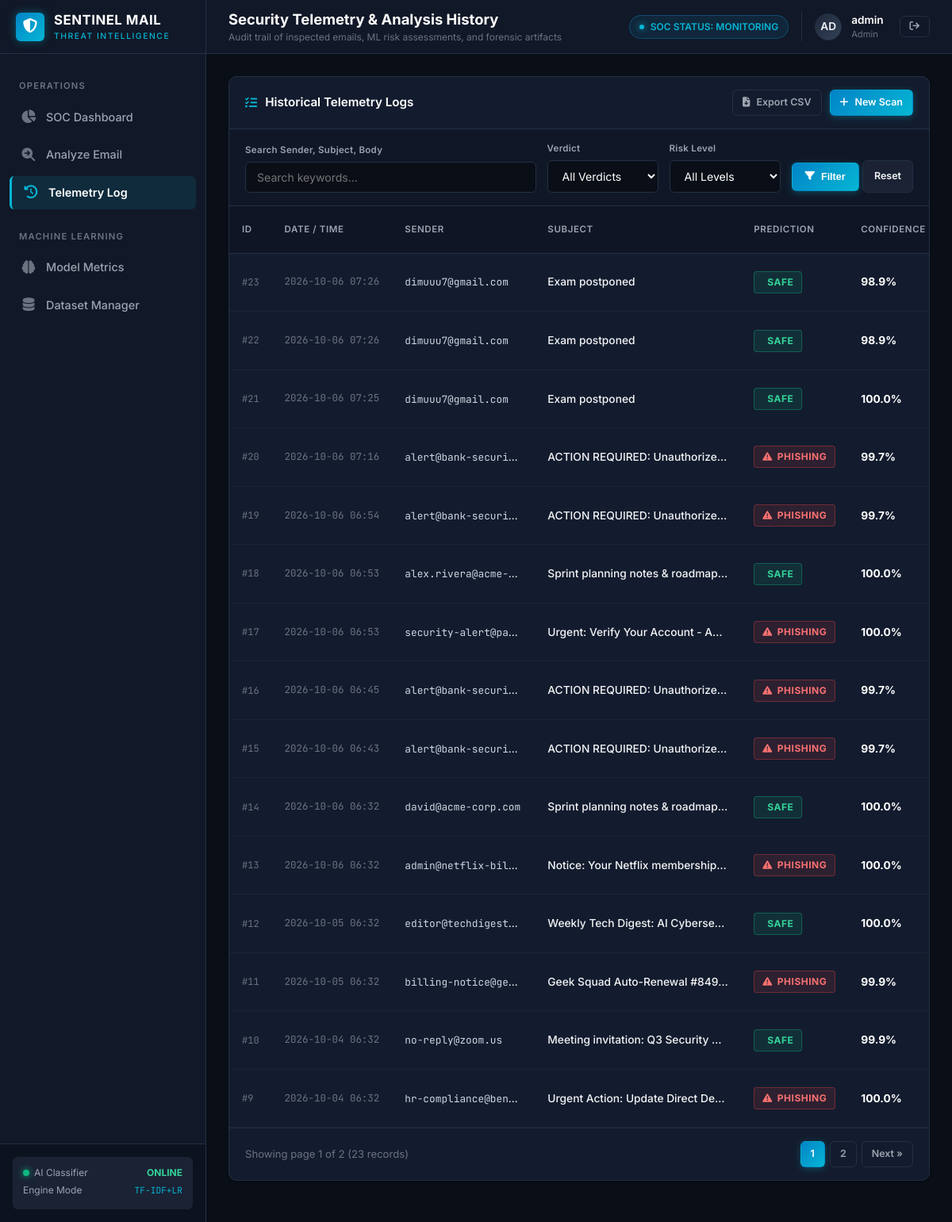
Screenshot of /history (signed in) with the database file from the repository.
### models.py (models this page shows, shortened)
class User(db.Model):
    __tablename__ = "users"
    id = db.Column(db.Integer, primary_key=True)
    username = db.Column(db.String(80), unique=True, nullable=False, index=True)
    email = db.Column(db.String(120), unique=True, nullable=False, index=True)
    password_hash = db.Column(db.String(256), nullable=False)
    role = db.Column(db.String(20), default="analyst")
    created_at = db.Column(db.DateTime, default=utc_now)

class EmailAnalysis(db.Model):
    __tablename__ = "email_analyses"
    id = db.Column(db.Integer, primary_key=True)
    sender = db.Column(db.String(255), nullable=True)
    subject = db.Column(db.String(255), nullable=True)
    body = db.Column(db.Text, nullable=False)
    prediction = db.Column(db.String(20), nullable=False)  # "PHISHING" or "SAFE"
    confidence = db.Column(db.Float, nullable=False)       # 0.0 to 100.0%
    risk_score = db.Column(db.Integer, nullable=False)     # 0 to 100
    risk_level = db.Column(db.String(20), nullable=False)  # "LOW", "MEDIUM", "HIGH", "CRITICAL"
    detected_keywords_json = db.Column(db.Text, nullable=True)
    url_analysis_json = db.Column(db.Text, nullable=True)
    structural_analysis_json = db.Column(db.Text, nullable=True)
    explanation_json = db.Column(db.Text, nullable=True)
    model_used = db.Column(db.String(50), default="Logistic Regression")
    user_id = db.Column(db.Integer, db.ForeignKey("users.id"), nullable=True)
    created_at = db.Column(db.DateTime, default=utc_now, index=True)

### app.py (the view)
    @app.route("/history")
    @login_required
    def history():
        filter_status = request.args.get("status", "ALL")
        filter_risk = request.args.get("risk", "ALL")
        query_text = request.args.get("q", "").strip()
        page = request.args.get("page", 1, type=int)
        per_page = 15
        query = EmailAnalysis.query
        if filter_status in ["PHISHING", "SAFE"]:
            query = query.filter_by(prediction=filter_status)
        if filter_risk in ["LOW", "MEDIUM", "HIGH", "CRITICAL"]:
            query = query.filter_by(risk_level=filter_risk)
        if query_text:
            query = query.filter(
                (EmailAnalysis.subject.ilike(f"%{query_text}%")) |
                (EmailAnalysis.sender.ilike(f"%{query_text}%")) |
                (EmailAnalysis.body.ilike(f"%{query_text}%"))
            )
        pagination = query.order_by(EmailAnalysis.created_at.desc()).paginate(
            page=page, per_page=per_page, error_out=False
        )
        return render_template(
            "history.html",
            pagination=pagination,
            filter_status=filter_status,
            filter_risk=filter_risk,
            query_text=query_text
        )

### templates/history.html (shortened to what this page needs)
{% extends "base.html" %}
{% block page_title %}Security Telemetry & Analysis History{% endblock %}
{% block page_subtitle %}Audit trail of inspected emails, ML risk assessments, and forensic artifacts{% endblock %}
{% block content %}
<div class="soc-card">
    <div class="card-header">
        <div class="card-header-title">
            <i class="fa-solid fa-list-check"></i>
            Historical Telemetry Logs
        </div>
        <div style="display: flex; gap: 10px;">
            <a href="{{ url_for('export_history') }}" class="btn btn-outline btn-sm">
                <i class="fa-solid fa-file-arrow-down"></i> Export CSV
            </a>
            <a href="{{ url_for('analyze') }}" class="btn btn-primary btn-sm">
                <i class="fa-solid fa-plus"></i> New Scan
            </a>
        </div>
    </div>
    <div style="padding: 16px 20px; background-color: rgba(10, 14, 23, 0.3); border-bottom: 1px solid var(--border-color);">
        <form method="GET" action="{{ url_for('history') }}" style="display: flex; flex-wrap: wrap; gap: 14px; align-items: flex-end;">
            <div style="flex: 1; min-width: 220px;">
                <label class="form-label" style="font-size: 0.72rem;">Search Sender, Subject, Body</label>
                <div style="position: relative;">
                    <input type="text" name="q" class="form-control" placeholder="Search keywords..." value="{{ query_text }}">
                </div>
            </div>
            <div style="width: 140px;">
                <label class="form-label" style="font-size: 0.72rem;">Verdict</label>
                <select name="status" class="form-control">
                    <option value="ALL" {% if filter_status == 'ALL' %}selected{% endif %}>All Verdicts</option>
                </select>
            </div>
            <div style="width: 140px;">
                <label class="form-label" style="font-size: 0.72rem;">Risk Level</label>
                <select name="risk" class="form-control">
                    <option value="ALL" {% if filter_risk == 'ALL' %}selected{% endif %}>All Levels</option>
                </select>
            </div>
            <div>
                <button type="submit" class="btn btn-primary btn-sm" style="padding: 10px 16px;">
                    <i class="fa-solid fa-filter"></i> Filter
                </button>
                <a href="{{ url_for('history') }}" class="btn btn-secondary btn-sm" style="padding: 10px 14px;">
                    Reset
                </a>
            </div>
        </form>
    </div>
    <div class="soc-table-container">
        <table class="soc-table">
            <thead>
                <tr>
                    <th>ID</th>
                    <th>Date / Time</th>
                    <th>Sender</th>
                    <th>Subject</th>
                    <th>Prediction</th>
                    <th>Confidence</th>
                </tr>
            </thead>
            <tbody>
                {% for item in pagination.items %}
                <tr>
                    <td class="mono" style="font-size: 0.75rem; color: var(--text-dim);">#{{ item.id }}</td>
                    <td class="mono" style="font-size: 0.78rem; color: var(--text-dim); white-space: nowrap;">
                        {{ item.created_at.strftime('%Y-%m-%d %H:%M') }}
                    </td>
                    <td style="max-width: 180px; overflow: hidden; text-overflow: ellipsis; white-space: nowrap;">
                        <span class="mono" style="font-size: 0.8rem; color: #cbd5e1;">{{ item.sender or 'Unknown' }}</span>
                    </td>
                    <td style="max-width: 260px; overflow: hidden; text-overflow: ellipsis; white-space: nowrap; font-weight: 500;">
                        {{ item.subject or '(No Subject)' }}
                    </td>
                    <td>
                        {% if item.prediction == 'PHISHING' %}
                            <span class="badge badge-phishing"><i class="fa-solid fa-triangle-exclamation"></i> PHISHING</span>
                        {% else %}
                            <span class="badge badge-safe"> SAFE</span>
                        {% endif %}
                    </td>
                    <td>
                        <strong style="color: #fff;">{{ item.confidence }}%</strong>
                    </td>
                </tr>
                {% else %}
                <tr>
                    <td colspan="8" style="text-align: center; color: var(--text-dim); padding: 48px;">
                        No telemetry records match the selected filter criteria.
                    </td>
                </tr>
                {% endfor %}
            </tbody>
        </table>
    </div>
    {% if pagination.pages > 1 %}
    <div style="padding: 16px 20px; display: flex; align-items: center; justify-content: space-between; border-top: 1px solid var(--border-color); font-size: 0.82rem;">
        <span style="color: var(--text-dim);">
            Showing page {{ pagination.page }} of {{ pagination.pages }} ({{ pagination.total }} records)
        </span>
        <div style="display: flex; gap: 6px;">
            {% for p in pagination.iter_pages(left_edge=2, right_edge=2, left_current=2, right_current=2) %}
                {% if p %}
                    {% if p == pagination.page %}
                        <span class="btn btn-primary btn-sm" style="pointer-events: none;">{{ p }}</span>
                    {% else %}
                        <a href="{{ url_for('history', page=p, status=filter_status, risk=filter_risk, q=query_text) }}" class="btn btn-outline btn-sm">
                            {{ p }}
                        </a>
                    {% endif %}
                {% else %}
                    <span style="padding: 6px 10px; color: var(--text-dim);">...</span>
                {% endif %}
            {% endfor %}
            {% if pagination.has_next %}
                <a href="{{ url_for('history', page=pagination.next_num, status=filter_status, risk=filter_risk, q=query_text) }}" class="btn btn-outline btn-sm">
                    Next &raquo;
                </a>
            {% endif %}
        </div>
    </div>
    {% endif %}
</div>
{% endblock %}

### templates/base.html (shortened to what this page needs)
<!DOCTYPE html>
<html lang="en">
<head>
    <link rel="stylesheet" href="https://cdnjs.cloudflare.com/ajax/libs/font-awesome/6.5.1/css/all.min.css">
    <link rel="stylesheet" href="{{ url_for('static', filename='css/style.css') }}">
</head>
<body>
    <div class="app-container">
        <aside class="sidebar" id="appSidebar">
            <div class="sidebar-header">
                <div class="brand-icon">
                    <i class="fa-solid fa-shield-halved"></i>
                </div>
                <div class="brand-title">
                    SENTINEL MAIL
                    <span>Threat Intelligence</span>
                </div>
            </div>
            <nav class="sidebar-nav">
                <div class="nav-section-title">Operations</div>
                <a href="{{ url_for('dashboard') }}" class="nav-item {% if request.endpoint == 'dashboard' %}active{% endif %}">
                    <i class="fa-solid fa-chart-pie"></i>
                    <span>SOC Dashboard</span>
                </a>
                <a href="{{ url_for('analyze') }}" class="nav-item {% if request.endpoint == 'analyze' %}active{% endif %}">
                    <i class="fa-solid fa-magnifying-glass-arrow-right"></i>
                    <span>Analyze Email</span>
                </a>
                <a href="{{ url_for('history') }}" class="nav-item {% if request.endpoint == 'history' %}active{% endif %}">
                    <i class="fa-solid fa-clock-rotate-left"></i>
                    <span>Telemetry Log</span>
                </a>
                <div class="nav-section-title" style="margin-top: 12px;">Machine Learning</div>
                <a href="{{ url_for('model_info') }}" class="nav-item {% if request.endpoint == 'model_info' %}active{% endif %}">
                    <i class="fa-solid fa-brain"></i>
                    <span>Model Metrics</span>
                </a>
                <a href="{{ url_for('dataset') }}" class="nav-item {% if request.endpoint == 'dataset' %}active{% endif %}">
                    <i class="fa-solid fa-database"></i>
                    <span>Dataset Manager</span>
                </a>
            </nav>
            <div class="sidebar-footer">
                <div class="system-status-box">
                    <div class="status-row">
                        <span><span class="status-indicator"></span>AI Classifier</span>
                        <strong style="color: #34d399;">ONLINE</strong>
                    </div>
                    <div class="status-row">
                        <span>Engine Mode</span>
                        <span class="mono" style="color: var(--accent-cyan); font-size: 0.7rem;">TF-IDF+LR</span>
                    </div>
                </div>
            </div>
        </aside>
        <div class="main-wrapper">
            <header class="top-navbar">
                <div class="page-title-box">
                    <h1 class="page-title">{% block page_title %}Security Operations Center{% endblock %}</h1>
                    <span class="page-subtitle">{% block page_subtitle %}Automated Phishing Telemetry & Analysis System{% endblock %}</span>
                </div>
                <div class="top-nav-actions">
                    <div class="soc-threat-badge">
                        <span class="live-pulse"></span>
                        <span>SOC STATUS: MONITORING</span>
                    </div>
                    {% if current_user %}
                    <div class="analyst-profile">
                        <div class="avatar">
                            {{ current_user.username[:2].upper() }}
                        </div>
                        <div class="analyst-info">
                            <span class="analyst-name">{{ current_user.username }}</span>
                            <span class="analyst-role">{{ current_user.role|capitalize }}</span>
                        </div>
                        <a href="{{ url_for('logout') }}" class="btn btn-outline btn-sm" title="Sign out" style="margin-left: 8px;">
                            <i class="fa-solid fa-arrow-right-from-bracket"></i>
                        </a>
                    </div>
                    {% endif %}
                </div>
            </header>
            <main class="content-body">
                {% block content %}{% endblock %}
            </main>
        </div>
    </div>
</body>
</html>

### rows the page displays
User: username "AD", username "admin", role "Admin"
EmailAnalysis: id "23", created_at "2026-10-06 07:26", sender "dimuuu7@gmail.com", subject "Exam postponed", prediction "SAFE", confidence "98.9"
EmailAnalysis: id "22", created_at "2026-10-06 07:26", sender "dimuuu7@gmail.com", subject "Exam postponed", prediction "SAFE", confidence "98.9"
EmailAnalysis: id "21", created_at "2026-10-06 07:25", sender "dimuuu7@gmail.com", subject "Exam postponed", prediction "SAFE", confidence "100.0"
EmailAnalysis: id "20", created_at "2026-10-06 07:16", sender "alert@bank-securi…", subject "ACTION REQUIRED: Unauthorize…", prediction "PHISHING" (drawn), confidence "99.7"
EmailAnalysis: id "19", created_at "2026-10-06 06:54", sender "alert@bank-securi…", subject "ACTION REQUIRED: Unauthorize…", prediction "PHISHING" (drawn), confidence "99.7"
EmailAnalysis: id "18", created_at "2026-10-06 06:53", sender "alex.rivera@acme-…", subject "Sprint planning notes & roadmap…", prediction "SAFE", confidence "100.0"
EmailAnalysis: id "17", created_at "2026-10-06 06:53", sender "security-alert@pa…", subject "Urgent: Verify Your Account - A…", prediction "PHISHING" (drawn), confidence "100.0"
EmailAnalysis: id "16", created_at "2026-10-06 06:45", sender "alert@bank-securi…", subject "ACTION REQUIRED: Unauthorize…", prediction "PHISHING" (drawn), confidence "99.7"
EmailAnalysis: id "15", created_at "2026-10-06 06:43", sender "alert@bank-securi…", subject "ACTION REQUIRED: Unauthorize…", prediction "PHISHING" (drawn), confidence "99.7"
EmailAnalysis: id "14", created_at "2026-10-06 06:32", sender "david@acme-corp.com", subject "Sprint planning notes & roadmap…", prediction "SAFE", confidence "100.0"
EmailAnalysis: id "13", created_at "2026-10-06 06:32", sender "admin@netflix-bil…", subject "Notice: Your Netflix membership…", prediction "PHISHING" (drawn), confidence "100.0"
EmailAnalysis: id "12", created_at "2026-10-05 06:32", sender "editor@techdigest…", subject "Weekly Tech Digest: AI Cyberse…", prediction "SAFE", confidence "100.0"
EmailAnalysis: id "11", created_at "2026-10-05 06:32", sender "billing-notice@ge…", subject "Geek Squad Auto-Renewal #849…", prediction "PHISHING" (drawn), confidence "99.9"
EmailAnalysis: id "10", created_at "2026-10-04 06:32", sender "no-reply@zoom.us", subject "Meeting invitation: Q3 Security…", prediction "SAFE", confidence "99.9"
EmailAnalysis: id "9", created_at "2026-10-04 06:32", sender "hr-compliance@ben…", subject "Urgent Action: Update Direct De…", prediction "PHISHING" (drawn), confidence "100.0"

### other values shown
{{ pagination.page }} "1"
{{ pagination.pages }} "2"
{{ pagination.total }} "23"
{{ p }} "1"
{{ p }} "2"
